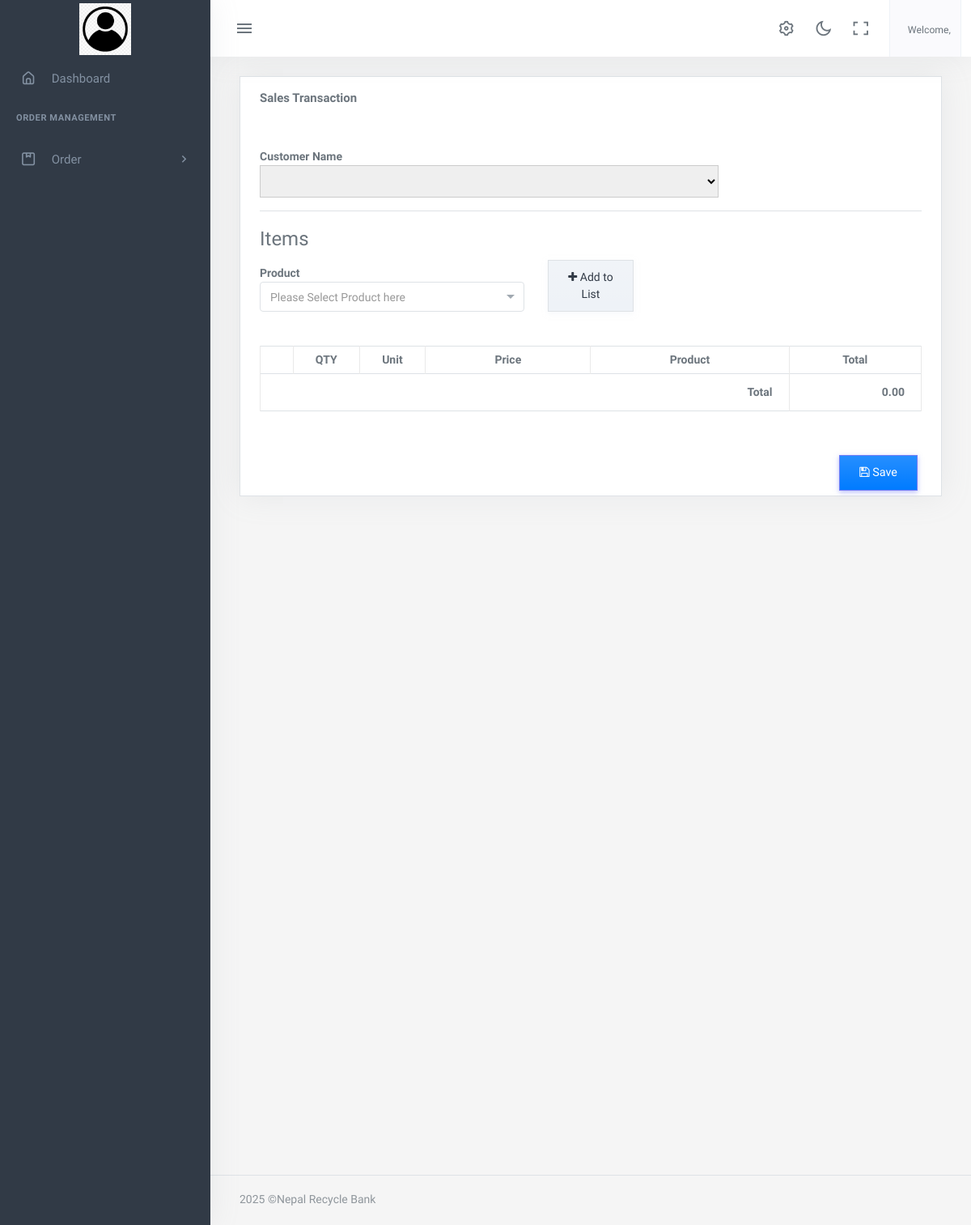
/sales/create, run on an earlier commit of the app's database.
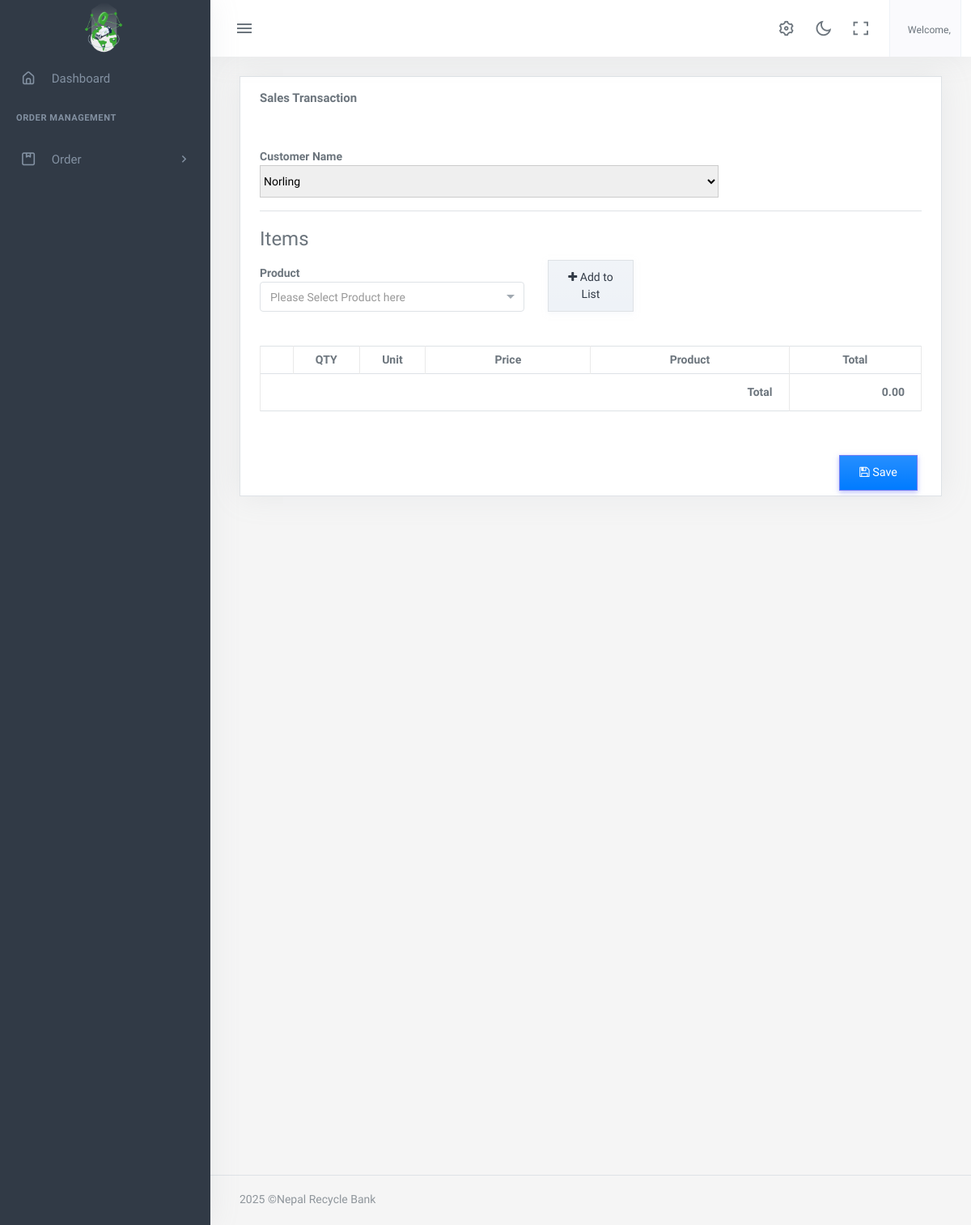
And on a later commit of the database.
### app2/models.py (models this page shows)
class AboutUS(models.Model):
    company_name=models.CharField(max_length=100)
    logo= models.ImageField(upload_to='logoimage/')
    address = models.CharField(max_length=1000)
    email = models.EmailField()
    contactNo= models.CharField(max_length=15)
    class Meta:
        ordering =['-id']

### app2/views.py (the view)
# urls.py: path('sales/create', views.create_sales, name='create_sales'),
def create_sales(request):
    product = Product.objects.all()
    customer = Customers.objects.all()
    return render(request,'app2/sales.html',{'products':product,'customers':customer})

### app2/context_processors.py (called while the page is built)
def aboutus(request):
    pick_Up_Plans=Pick_Up_Plan.objects.all()
    aboutus = AboutUS.objects.first()
    return {'contact': aboutus,'details':pick_Up_Plans,'company':aboutus}

def usercount(request):
    totalClient = User.objects.filter(is_user= True).count
    return ({
        'totalClient':totalClient
    })

def invoice(request):
    received_orders = Order.objects.filter(order_status='received')
    paid_amount = received_orders.aggregate(total_cost=Sum('totalPrice'))['total_cost'] or 0
    order = Order.objects.all().count
    unreceived_orders = Order.objects.exclude(Q(order_status='received') | Q(order_status='pending'))
    unpaid_amount = unreceived_orders.aggregate(total_cost=Sum('totalPrice'))['total_cost'] or 0
    return({
        'paidamount':paid_amount,
        'totalOrders':order,
        'unpaidamount':unpaid_amount
    })

def notification(request):
    notifications = Pick_Up_Plan.objects.filter(date=datetime.today())
    return({
        'notifications':notifications
    })

### products/models.py (called while the page is built)
    def __str__(self):
        return self.product_name

### app2/templates/app2/sales.html (shortened to what this page needs)
{% extends 'app2/base.html' %}
{% block body %}
<div class="content-page">
    <div class="content">
      <div class="container-fluid">
        <div class="container pt-3">
        <div class="card card-default border shadow rounded-0">
            <div class="card-header">
            <div class="w-100 d-flex justify-content-between">
                <h5 class="fw-bolder card-title">Sales Transaction</h5>
            </div>
            </div>
            <div class="card-body">
            <div class="conteiner-fluid">
                <form action="" id="sale-form">
                <div class="row">
                    <div class="col-lg-6 col-md-6 col-sm-12 col-xs-12">
                    <div class="from-group">
                        <label for="customer" class="control-label"
                        >Customer Name</label
                        >
                        <select name="customer">
                            {% for customer in customers %}
                                <option value="{{ customer.id }}">{{ customer.ownerName }}</option>
                            {% endfor %}
                        </select>
                    </div>
                    </div>
                </div>
                <hr />
                <fieldset>
                    <legend>Items</legend>
                    <div class="row align-items-end">
                    <div class="col-lg-5 col-md-6 col-sm-12 col-xs-12">
                        <div class="from-group">
                        <label for="pid" class="control-label">Product</label>
                        </div>
                    </div>
                    <div class="col-lg-2 col-md-2 col-sm-12 col-xs-12">
                        <button
                        class="btn btn-sm btn-light border bg-gradient rounded-0 shadow-0"
                        id="add_to_list"
                        type="button"
                        >
                        <i class="fa fa-plus"></i> Add to List
                        </button>
                    </div>
                    </div>
                    <br />
                    <br />
                    <table class="table table-bordered" id="product-tbl">
                    <colgroup>
                        <col width="5%" />
                        <col width="10%" />
                        <col width="10%" />
                        <col width="25%" />
                        <col width="30%" />
                        <col width="25%" />
                    </colgroup>
                    <thead>
                        <tr>
                        <th class="text-center px-2 py-1"></th>
                        <th class="text-center px-2 py-1">QTY</th>
                        <th class="text-center px-2 py-1">Unit</th>
                        <th class="text-center px-2 py-1">Price</th>
                        <th class="text-center px-2 py-1">Product</th>
                        <th class="text-center px-2 py-1">Total</th>
                        </tr>
                    </thead>
                    <tfoot>
                        <th colspan="5" class="text-end"><b>Total</b></th>
                        <th class="text-end">
                        <span class="fw-bold" id="total">0.00</span>
                        </th>
                    </tfoot>
                    </table>
                </fieldset>
                </form>
            </div>
            </div>
            <div class="card-footer py-1 text-end">
            <button
                class="btn btn-primary bg-gradient px-3 rounded-0"
                form="sale-form"
            >
                <i class="fa fa-save"></i> Save
            </button>
            </div>
        </div>
        </div>
    </div>
</div>
{% endblock %}

### app2/templates/app2/base.html (shortened to what the changed rows need)
{% load static %}
<!DOCTYPE html>
<html lang="en">
    <head>
        <link rel="stylesheet" href="{% static 'app2/assets/vendor/jquery-toast-plugin/jquery.toast.min.css'%}">
        <link href="{% static 'app2/assets/css/app-saas.min.css'%}" rel="stylesheet" type="text/css" id="app-style" />
        <link href="{% static 'app2/assets/css/icons.min.css'%}" rel="stylesheet" type="text/css" />
        <link href="{% static 'app2/assets/vendor/bootstrap-datepicker/css/bootstrap-datepicker.min.css'%}" rel="stylesheet" type="text/css" />
        <link href="{% static 'app2/assets/vendor/select2/css/select2.min.css'%}" rel="stylesheet" type="text/css" />
        <link href="{% static 'app2/assets/vendor/datatables.net-bs5/css/dataTables.bootstrap5.min.css'%}" rel="stylesheet" type="text/css" />
        <link href="{% static 'app2/assets/vendor/datatables.net-responsive-bs5/css/responsive.bootstrap5.min.css'%}" rel="stylesheet" type="text/css" />
        <link href="{% static 'app2/assets/css/app-saas.min.css'%}" rel="stylesheet" type="text/css" id="app-style" />
        <link href="{% static 'app2/assets/css/icons.min.css'%}" rel="stylesheet" type="text/css" />
        <link rel="stylesheet" href="https://cdnjs.cloudflare.com/ajax/libs/font-awesome/6.0.0/css/all.min.css">
        <link href="https://cdn.jsdelivr.net/npm/summernote@0.8.16/dist/summernote-lite.min.css" rel="stylesheet">
    </head>
    <link rel="stylesheet" href="https://maxcdn.bootstrapcdn.com/font-awesome/4.7.0/css/font-awesome.min.css">
    <body>
        <div class="wrapper">
            <div class="leftside-menu">
                <a href="{% url 'dashboard:index' %}" class="logo logo-light">
                    <span class="logo-lg">
                        <img src="{{company.logo.url}}" alt="logo" style="height: 64px;">
                    </span>
                </a>
            </div>
  {% block body %}
  {% endblock  %}
    </div>
    </div>
                        </body>
                        </html>

What changed in the data, as far as the page shows it:
changed AboutUS: logo: picture added in place of a placeholder
Also different on the page:
form field customer: (not shown) → "Norling"
